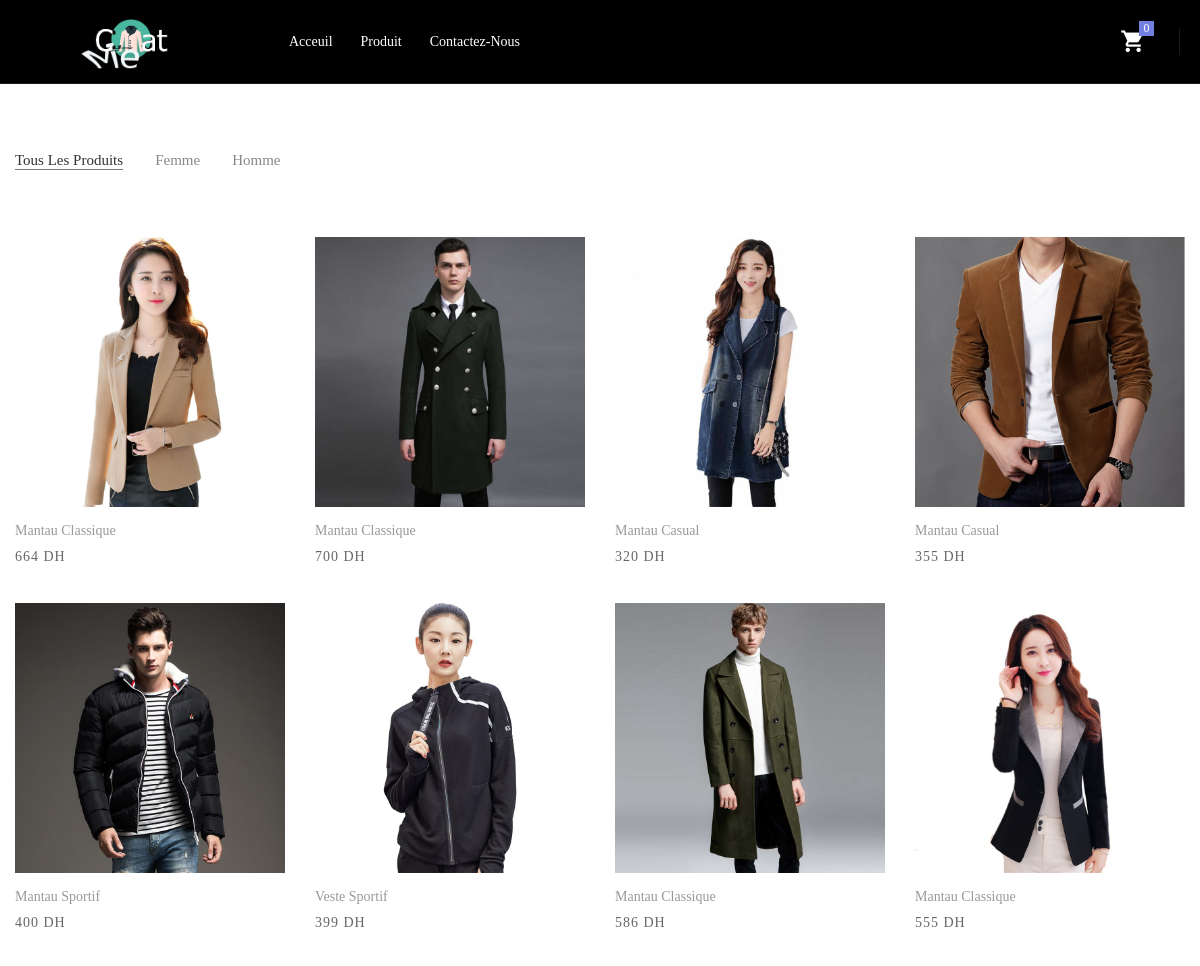
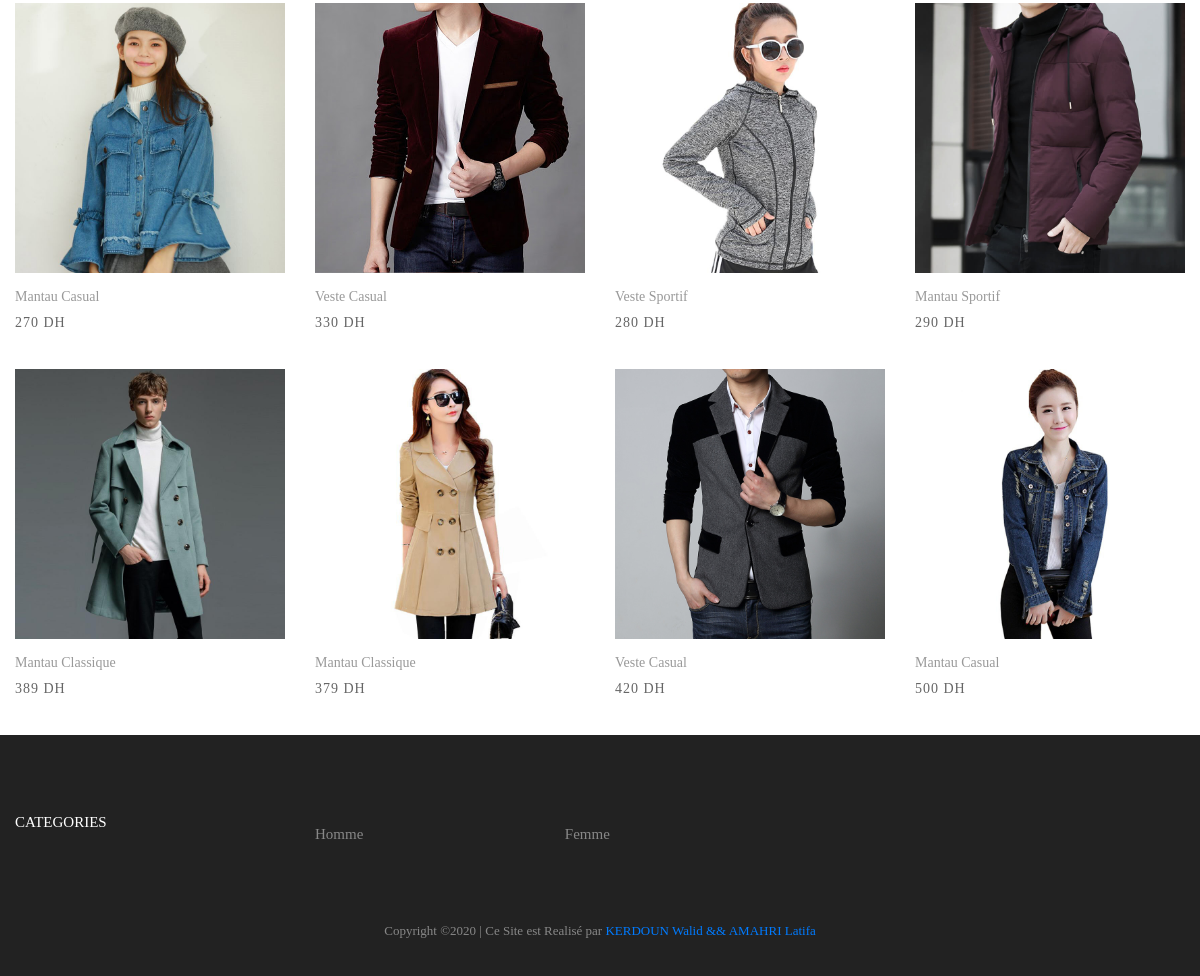
The page /product.php on the database its author committed (2 pictures, top to bottom).
### tables this page shows
CREATE TABLE `produit` (
  `id_Produit` int(11) NOT NULL,
  `nom_Produit` varchar(100) NOT NULL,
  `image_Produit` longtext NOT NULL,
  `prix_Produit` double NOT NULL,
  `size_Produit` set('S','M','L','XL') NOT NULL,
  `Quantite_Produit` int(11) NOT NULL,
  `description_Produit` varchar(100) NOT NULL,
  `gender` enum('men','women') DEFAULT 'women',
  `couleur` set('Noir','Rouge','Vert','Blanc','Jaune','bleu','Gris','Marron') NOT NULL DEFAULT 'Noir',
  `materiels` varchar(200) NOT NULL
);

### product.php (the view, shortened to what this page needs)
<!DOCTYPE html>
<html lang="en">
<head>
	<link rel="stylesheet" type="text/css" href="vendor/bootstrap/css/bootstrap.min.css">
	<link rel="stylesheet" type="text/css" href="fonts/font-awesome-4.7.0/css/font-awesome.min.css">
	<link rel="stylesheet" type="text/css" href="fonts/iconic/css/material-design-iconic-font.min.css">
	<link rel="stylesheet" type="text/css" href="fonts/linearicons-v1.0.0/icon-font.min.css">
	<link rel="stylesheet" type="text/css" href="vendor/animate/animate.css">
	<link rel="stylesheet" type="text/css" href="vendor/css-hamburgers/hamburgers.min.css">
	<link rel="stylesheet" type="text/css" href="vendor/animsition/css/animsition.min.css">
	<link rel="stylesheet" type="text/css" href="vendor/select2/select2.min.css">
	<link rel="stylesheet" type="text/css" href="vendor/daterangepicker/daterangepicker.css">
	<link rel="stylesheet" type="text/css" href="vendor/slick/slick.css">
	<link rel="stylesheet" type="text/css" href="vendor/MagnificPopup/magnific-popup.css">
	<link rel="stylesheet" type="text/css" href="vendor/perfect-scrollbar/perfect-scrollbar.css">
	<link rel="stylesheet" type="text/css" href="css/util.css">
	<link rel="stylesheet" type="text/css" href="css/main.css">
</head>
<body class="animsition">
<header class="header-m3">
		<div class="container-menu-desktop trans-03">
			<div class="wrap-menu-desktop">
				<nav class="limiter-menu-desktop p-l-45">
					<a href="index.php" class="logo">
						<img src="images/icons/logo4.png" alt="IMG-LOGO">
					</a>
					<div class="menu-desktop">
						<ul class="main-menu">
							<li>
								<a href="index.php">Acceuil</a>
							</li>
							<li>
								<a href="product.php">Produit</a>
							</li>
							<li>
								<a href="Contact/contact.php">Contactez-Nous</a>
							</li>
						</ul>
					</div>
			<div class="wrap-icon-header flex-w flex-r-m">
						<div class="flex-c-m h-full p-r-25 bor6">
							<div class="icon-header-item cl0 hov-cl1 trans-04 p-lr-11 icon-header-noti js-show-cart" data-notify="
							<?php
								require_once('database.php');
								if(isset($_SESSION['id_Personne'])==true){
								$id=$_SESSION['id_Personne'] ;
								$resul = $conn->prepare("SELECT count(id_Panier) as id_Panier FROM panier where id_Client=$id ");
								$resul->execute();
								$row = $resul->fetch();
								$data_notify= $row['id_Panier'];
								echo $data_notify;
									}else{
										echo "0";
									}
							?>
							">
								<i class="zmdi zmdi-shopping-cart"></i>
							</div>
						</div>
					</div>
				</nav>
			</div>
		</div>
	</header>
	<div class="bg0 m-t-23 p-bx-140">
		<br><br><br><br><br>
		<div class="container">
			<div class="flex-w flex-sb-m p-b-52">
				<div class="flex-w flex-l-m filter-tope-group m-tb-10">
					<button class="stext-106 cl6 hov1 bor3 trans-04 m-r-32 m-tb-5 how-active1" data-filter="*">
						Tous Les Produits
					</button>
					<button class="stext-106 cl6 hov1 bor3 trans-04 m-r-32 m-tb-5" data-filter=".women">
						Femme
					</button>
					<button class="stext-106 cl6 hov1 bor3 trans-04 m-r-32 m-tb-5" data-filter=".men">
						Homme
					</button>
				</div>
			</div>
			<div class="row isotope-grid">
	<?php
			require_once('database.php');
			$result = $conn->prepare("SELECT * FROM produit ORDER BY id_Produit ASC LIMIT 16");
			$result->execute();
			for($i=0; $row = $result->fetch(); $i++){
			?>
				<div class="col-sm-6 col-md-4 col-lg-3 p-b-35 isotope-item <?php echo $row['gender']; ?>">
					<div class="block2">
						<div class="block2-pic hov-img0">
							<img src="imageProduit/<?php echo $row['image_Produit']; ?>" alt="IMG-PRODUCT">
						</div>
						<div class="block2-txt flex-w flex-t p-t-14">
							<div class="block2-txt-child1 flex-col-l ">
								<a  href="#" class="stext-104 cl4 hov-cl1 trans-04 js-name-b2 p-b-6">
									<?php echo $row['nom_Produit']; ?>
								</a>
								<span class="stext-105 cl3">
									<?php echo $row['prix_Produit']; ?> DH
								</span>
							</div>
						</div>
					</div>
				</div>
<?php } ?>
		</div>
	</div>
		<footer class="bg3 p-t-75 p-b-32">
			<div class="container">
				<div class="row">
					<div class="col-sm-6 col-lg-3 p-b-50">
						<h4 class="stext-301 cl0 p-b-30">
							Categories
						</h4>
					</div>
					<div class="flex-w flex-l-m filter-tope-group m-tb-10">
							<div class="col-sm-6 col-lg-3 p-b-50">
								<li class="p-b-10">
										<a  href="#" class="stext-107 cl7 hov-cl1 trans-04" data-filter=".men">
											<button class="stext-106 cl6 hov1 bor3 trans-04 m-r-32 m-tb-5"  data-filter=".men">
												Homme
											</button>
										</a>
								</li>
						   </div>
							<div class="col-sm-6 col-lg-3 p-b-50" id="step-back">
								<li class="p-b-10">
										<a href="#" class="stext-106 cl6 hov1 bor3 trans-04 m-r-32 m-tb-5" data-filter=".women"  >
											<button class="stext-106 cl6 hov1 bor3 trans-04 m-r-32 m-tb-5 " data-filter=".women">
												Femme
											</button>
										</a>
								</li>
						   </div>
					</div>
				</div>
						<p class="stext-107 cl6 txt-center">
							Copyright &copy;<script>document.write(new Date().getFullYear());</script> | Ce Site est Realisé par <a href="index.php" target="_blank">KERDOUN Walid && AMAHRI Latifa</a>
						</p>
				</div>
		</footer>
</body>
</html>

### css/main.css (style rules this page uses)
.container { max-width: 1380px; }
@media (max-width: 1600px) { .container { max-width: 1200px; } }
.container-menu-desktop { height: auto; width: 100%; position: relative; -webkit-transition: all 0.3s; -o-transition: all 0.3s; -moz-transition: all 0.3s; transition: all 0.3s; }
.wrap-menu-desktop { position: fixed; z-index: 1100; background-color: transparent; width: 100%; height: 84px; top: 40px; left: 0px; -webkit-transition: height 0.3s, background-color 0.3s; -o-transition: height 0.3s, background-color 0.3s; -moz-transition: height 0.3s, background-color 0.3s; transition: height 0.3s, background-color 0.3s; }
.logo { display: -webkit-box; display: -webkit-flex; display: -moz-box; display: -ms-flexbox; display: flex; align-items: center; height: 65%; margin-right: 20px; }
.logo img { margin-top:35px; max-width: 450px; max-height: 150px; }
.menu-desktop { display: -webkit-box; display: -webkit-flex; display: -moz-box; display: -ms-flexbox; display: flex; align-items: center; height: 100%; }
.main-menu { list-style-type: none; margin: 0; display: -webkit-box; display: -webkit-flex; display: -moz-box; display: -ms-flexbox; display: flex; align-items: center; }
.main-menu > li { display: block; position: relative; padding: 20px 10px 20px 0px; margin: 0px 4px 0px 14px; }
.main-menu > li > a { font-family: Poppins-Medium; font-size: 14px; color: #333; padding: 5px 0px; transition: all 0.4s; -webkit-transition: all 0.4s; -o-transition: all 0.4s; -moz-transition: all 0.4s; }
.wrap-icon-header { flex-grow: 1; }
.icon-header-item { position: relative; font-size: 26px; line-height: 1; cursor: pointer; }
.icon-header-noti::after { content: attr(data-notify); font-family: Poppins-Regular; font-size: 12px; color: #fff; line-height: 15px; text-align: center; display: block; position: absolute; top: -7px; right: 0; min-width: 15px; height: 15px; padding: 0 3px; background-color: #717fe0; }
.header-m3 .wrap-icon-header { margin-right: 20px; }
.header-m3 .main-menu > li > a { color: #fff; }
.header-m3 .container-menu-desktop { height: auto; }
.header-m3 .wrap-menu-desktop { background-color: black; top: 0; border-bottom: 1px solid rgba(255,255,255,0.1); }
.header-m3 .limiter-menu-desktop { height: 100%; display: -webkit-box; display: -webkit-flex; display: -moz-box; display: -ms-flexbox; display: flex; align-items: center; background-color: transparent; }
.block2-pic { position: relative; }
.block2-txt-child1 { width: calc(100% - 30px); }
.cl0 { color: #fff; }
.cl3 { color: #666; }
.cl4 { color: #999; }
.cl6 { color: #888; }
.cl7 { color: #b2b2b2; }
.stext-104 { font-family: Poppins-Regular; font-size: 14px; line-height: 1.466667; }
.stext-105 { font-family: Poppins-Regular; font-size: 14px; line-height: 1.466667; letter-spacing: 1px; }
.stext-106 { font-family: Poppins-Regular; font-size: 15px; line-height: 1.2; }
.stext-107 { font-family: Poppins-Regular; font-size: 13px; line-height: 1.923; }
.stext-301 { font-family: Montserrat-Bold; font-size: 15px; line-height: 1.6; text-transform: uppercase; }
.bg0 { background-color: #fff; }
.bg3 { background-color: #222; }
.bor3 { border-bottom: 1px solid transparent; }
.bor6 { border-right: 1px solid rgba(255,255,255,0.1); }
.how-active1 { color: #333; border-color: #797979; }
.hov-img0 { display: block; overflow: hidden; }
.hov-img0 img { width: 100%; -webkit-transition: transform 0.9s ease; -o-transition: transform 0.9s ease; -moz-transition: transform 0.9s ease; transition: transform 0.9s ease; }
#step-back { margin-left: 150px; }

### rows shown on the page
produit: image_Produit (picture), nom_Produit "Mantau Classique", prix_Produit "664"
produit: image_Produit (picture), nom_Produit "Mantau Classique", prix_Produit "700"
produit: image_Produit (picture), nom_Produit "Mantau Casual", prix_Produit "320"
produit: image_Produit (picture), nom_Produit "Mantau Casual", prix_Produit "355"
produit: image_Produit (picture), nom_Produit "Mantau Sportif", prix_Produit "400"
produit: image_Produit (picture), nom_Produit "Veste Sportif", prix_Produit "399"
produit: image_Produit (picture), nom_Produit "Mantau Classique", prix_Produit "586"
produit: image_Produit (picture), nom_Produit "Mantau Classique", prix_Produit "555"
produit: image_Produit (picture), nom_Produit "Mantau Casual", prix_Produit "270"
produit: image_Produit (picture), nom_Produit "Veste Casual", prix_Produit "330"
produit: image_Produit (picture), nom_Produit "Veste Sportif", prix_Produit "280"
produit: image_Produit (picture), nom_Produit "Mantau Sportif", prix_Produit "290"
produit: image_Produit (picture), nom_Produit "Mantau Classique", prix_Produit "389"
produit: image_Produit (picture), nom_Produit "Mantau Classique", prix_Produit "379"
produit: image_Produit (picture), nom_Produit "Veste Casual", prix_Produit "420"
produit: image_Produit (picture), nom_Produit "Mantau Casual", prix_Produit "500"
